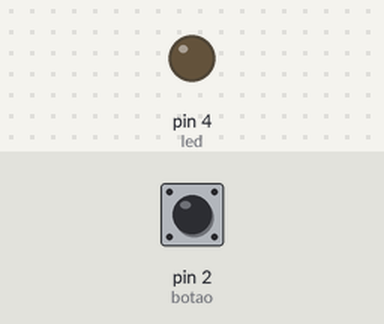
Bench run of a sketch on a simulated Arduino Uno, built with avr-gcc and run on an emulated ATmega328P. Shown: output pins drawn as LEDs (lit = HIGH). Dashed ring = blinking. The test bench sets the inputs (shaded band); at power-on: pin 2 (botao) LOW.

Above: at 1.2 s.
1.3 s: pin 2 (botao) pulled HIGH for 3.2 s
At 2.1 s:
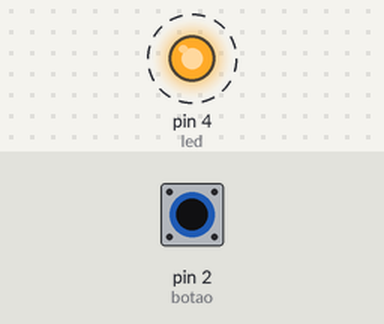
Timing chart, 0 to 5.8 s (numbered marks = the images above; inputs shaded):
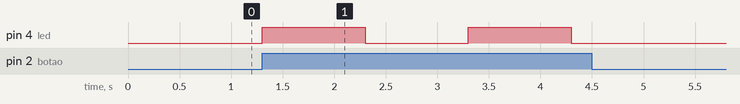

Measured:
- after the input at 1.3 s, pin 4 (led): alternates HIGH for 1.0 s and LOW for 1.0 s, 4 changes in all, then stays LOW, starting at once

The sketch:

sketch_feb11a.ino
```cpp
int led = 4;
int botao = 2;

void setup()
{
    pinMode(led, OUTPUT);
    pinMode(botao, INPUT);
}

void loop()
{
    if(digitalRead(botao) == HIGH)
    {
      digitalWrite(led, HIGH);
      delay(1000);
      digitalWrite(led, LOW);
      delay(1000);
    }
    else
    {
      digitalWrite(led, LOW);
    }

}
```
